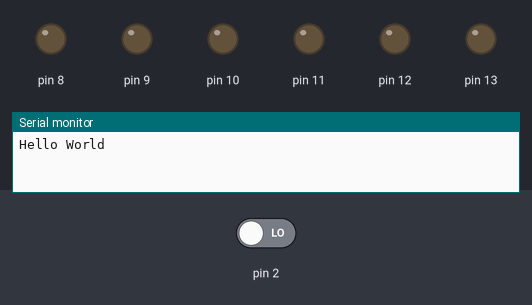
Bench run of a sketch on a simulated Arduino Uno, built with avr-gcc and run on an emulated ATmega328P. On the bench: output pins drawn as LEDs (lit = HIGH), the last lines printed to the serial monitor. Dashed ring = blinking. The test bench sets the inputs (shaded band); at power-on: pin 2 LOW.

Above: at 1.2 s.
1.3 s: pin 2 driven HIGH
At 1.9 s:
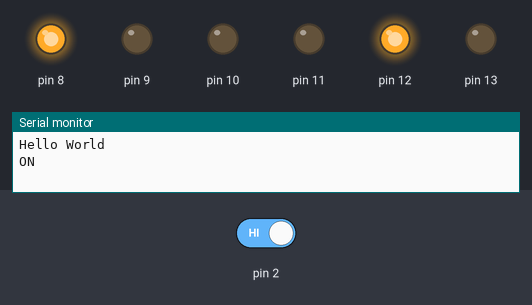
At 3.17 s:
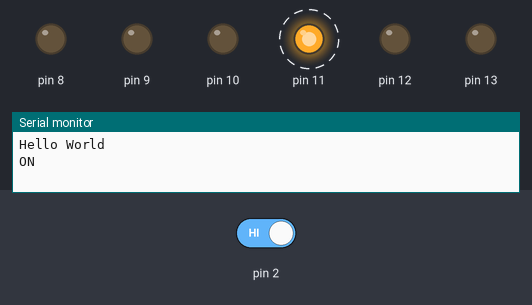
4.3 s: pin 2 driven LOW
At 4.42 s:
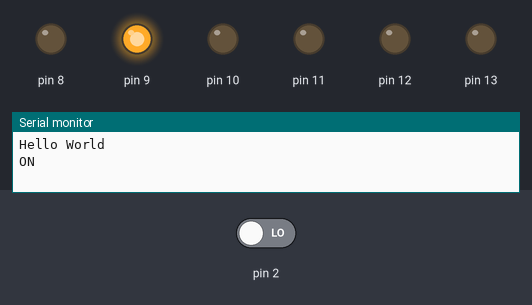
Timing chart, 0 to 7.3 s (numbered marks = the images above; inputs shaded):
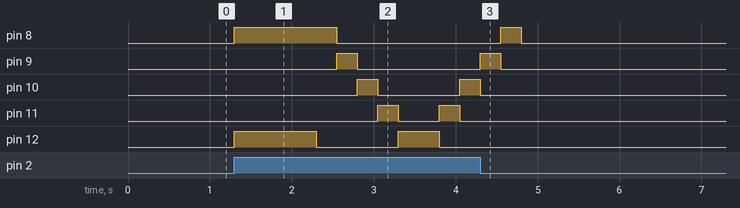

Measured:
- after the input at 1.3 s, pin 8: LOW → HIGH at once, → LOW 1.3 s later; pin 9: LOW → HIGH after 1.3 s, → LOW 0.25 s later
- after the input at 4.3 s, pin 9: goes on until 4.6 s, then stays LOW; pin 10: goes on until 4.3 s, then stays LOW; pin 11, pin 12: stops changing and stays LOW

The sketch:

sketch_jan17a.ino
```cpp
int buttonState = 0;

void setup() {
  // put your setup code here, to run once:
    pinMode(12, OUTPUT);
    pinMode(11, OUTPUT);
    pinMode(10, OUTPUT);
    pinMode(9, OUTPUT);
    pinMode(8, OUTPUT);
    pinMode(13, OUTPUT);
    Serial.begin(19200);
    Serial.println("Hello World");
    //initialize the button
    pinMode(2, INPUT);

}

void loop() {
  // put your main code here, to run repeatedly:
buttonState = digitalRead(2);
//Serial.println(buttonState);

if(buttonState == HIGH){
Serial.println("ON");


digitalWrite(8, HIGH);
digitalWrite(12, HIGH);
delay(1000);
digitalWrite(8, LOW);
digitalWrite(12, LOW);

//delay(3000);
for(int i = 8; i <= 12; i++){    //i = i + 2 or i += 2
  digitalWrite(i, HIGH);
  delay(250);
  digitalWrite(i, LOW);
}
for(int j = 12; j >= 8; j--){
  digitalWrite(j, HIGH);
  delay(250);
  digitalWrite(j, LOW);
}
//delay(1000);
//hello
//end of if
}

//end of loop
}
```
